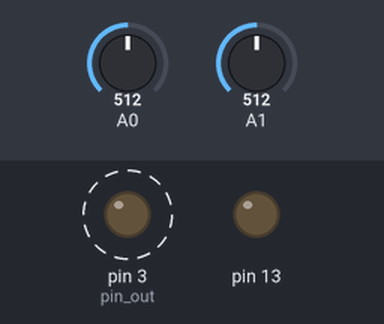
Bench run of a sketch on a simulated Arduino Uno, built with avr-gcc and run on an emulated ATmega328P. Parts: output pins drawn as LEDs (lit = HIGH). Dashed ring = blinking. Inputs (shaded band) come from the test bench; at power-on: A1 = 512, A0 = 512.

Above: at 0.64 s.
1.3 s: A1 set to 306
At 1.45 s:
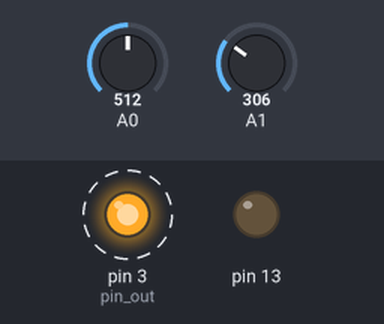
4.3 s: A1 set to 122
At 4.54 s:
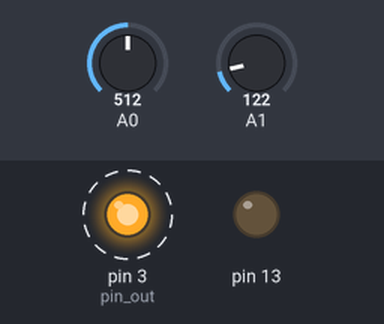
Timing chart, 0 to 13.3 s (numbered marks = the images above; inputs shaded):
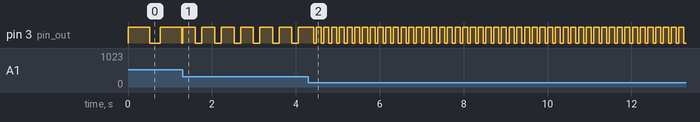

Measured:
- after the input at 1.3 s, pin 3 (pin_out): alternates HIGH for 0.31 s and LOW for 0.15 s, starting at once
- after the input at 4.3 s, pin 3 (pin_out): alternates HIGH for 0.12 s and LOW for 0.06 s, starting after 0.12 s
- by itself, pin 3 (pin_out): alternates HIGH for 0.51 s and LOW for 0.26 s

The sketch:

pulse_mod.ino
```cpp
int state1 = 0; // state of the output1; 0 --> OFF, 1 --> ON
unsigned long currentMillis = millis(); // derive actual timestamp
unsigned long startMillis = millis(); // derive actual timestamp
unsigned long pulsewidth_1 = 10;
int pin_out = 3;

void setup() {
  // initialize the digital pin as an output.
  pinMode(3, OUTPUT);
  pinMode(13, OUTPUT);
  Serial.begin(9600);

  digitalWrite(3, LOW);    // turn the output off
  currentMillis = millis(); // derive actual timestamp
  startMillis = millis(); // derive actual timestamp

}
   /////////////////////////////

void loop() {

  if(currentMillis - startMillis <= pulsewidth_1) {
    state1 = HIGH;
  }

  // Create the pulsewidth. Read Analog POT at A0, contraint (limit) the amount to maximum periode, more wouldnt make sense
  if (currentMillis - startMillis >= constrain(analogRead(A0), 5, analogRead(A1)))
  {
        state1 = LOW;
  }

  // Create the periode (hz). Read Analog POT at A1, contraint (limit) the amount to minimum 10ms
  if (currentMillis - startMillis >= constrain((analogRead(A1)*1.5),10,20000 ))
  {
        state1 = LOW;
        startMillis = millis();
  }

    digitalWrite(3, state1);
    currentMillis = millis();

}
```
